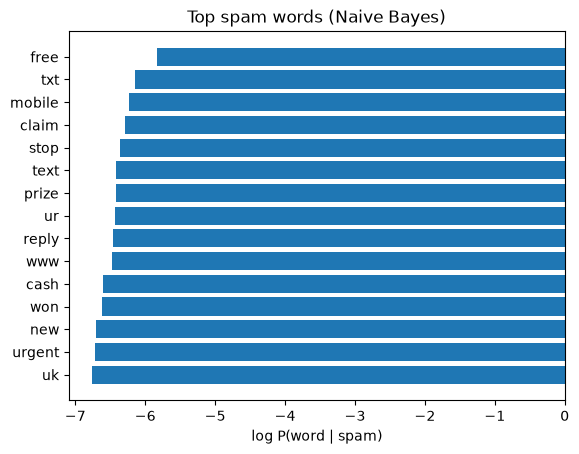

The Python source for this figure:
import pandas as pd
from pathlib import Path
from sklearn.model_selection import train_test_split
from sklearn.feature_extraction.text import TfidfVectorizer
from sklearn.naive_bayes import MultinomialNB
from sklearn.metrics import accuracy_score
from sklearn.pipeline import Pipeline
import matplotlib.pyplot as plt
import numpy as np
import kagglehub

path = Path(kagglehub.dataset_download("uciml/sms-spam-collection-dataset"))
print(path)

# UCI SMS dataset is not UTF-8; latin-1 avoids UnicodeDecodeError
df = pd.read_csv(path / "spam.csv", encoding="latin-1")
df = df.rename(columns={"v1": "label", "v2": "message"})

X_text = df["message"]
y = df["label"].map({"ham": 0, "spam": 1})

X_train, X_test, y_train, y_test = train_test_split(
    X_text, y, test_size=0.2, random_state=42
)

pipe = Pipeline([
    ("tfidf", TfidfVectorizer(stop_words="english")),
    ("nb", MultinomialNB()),
])

pipe.fit(X_train, y_train)

print(accuracy_score(y_test, pipe.predict(X_test)))

# Top spam-indicative words learned from training data (class 1 = spam)
nb = pipe.named_steps["nb"]
vocab = pipe.named_steps["tfidf"].get_feature_names_out()
scores = nb.feature_log_prob_[1]
top_idx = np.argsort(scores)[-15:][::-1]

plt.barh(vocab[top_idx][::-1], scores[top_idx][::-1])
plt.xlabel("log P(word | spam)")
plt.title("Top spam words (Naive Bayes)")
out = Path(__file__).resolve().parent / "NBNLPSpamFilter.png"
plt.savefig(out, bbox_inches="tight")
plt.close()
print(f"Saved {out}")
